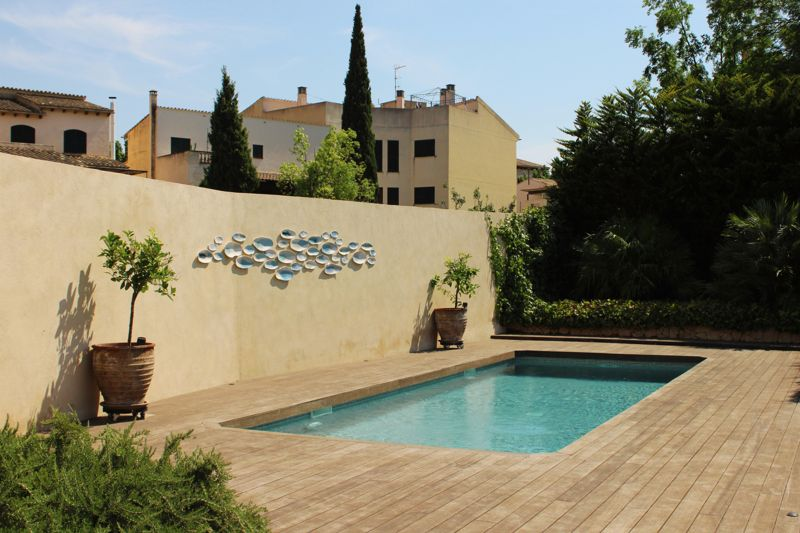
#> input picture scripts/thumbs/garden design mallorca santa eugenia sestepa landscape design (3).jpg, 800 x 533 px, given in place of sign mallorca santa eugenia sestepa landscape design (5).jpg, which was not available
$ python convert_santa_eugenia.py
#> lines starting #> are read from the running program, lines starting #| are printed output that depends on the picture; pictures that were not available may be replaced by others from this repository, and a replacement may not be noted
from pathlib import Path
from PIL import Image

ROOT = Path(__file__).resolve().parent.parent
BASE = ROOT / "public" / "portfolio" / "terrace-garden-santa-eugenia" / "images"

# Photo 1 (Cover / Hero): Staircase in perspective with blooming agapanthus
src_01 = BASE / "1. garden design mallorca santa eugenia sestepa landscape design (5).jpg"
dst_01 = BASE / "garden-design-mallorca-santa-eugenia-sestepa-01.webp"
dst_card = BASE / "garden-design-mallorca-santa-eugenia-sestepa-card.webp"

# Photo 2: House lawn with olive tree and iron sphere sculptures
src_02 = BASE / "garden design mallorca santa eugenia sestepa landscape design (2).jpg"
dst_02 = BASE / "garden-design-mallorca-santa-eugenia-sestepa-02.webp"

# Photo 3: Straight view of staircase with blooming agapanthus
src_03 = BASE / "garden design mallorca santa eugenia sestepa landscape design (4).jpg"
dst_03 = BASE / "garden-design-mallorca-santa-eugenia-sestepa-03.webp"

def convert_webp(src_path: Path, dst_path: Path, max_w=1920, quality=85):
#> called with max_w = 1920, quality = 85
    with Image.open(src_path) as im:
#> im is the input picture: PIL image 800x533 RGB; mean R, G, B 134.9, 131.4, 111
        im = im.convert("RGB")
        w, h = im.size
#> w = 800; h = 533
        if w > max_w:
            new_h = int(h * (max_w / w))
            im = im.resize((max_w, new_h), Image.Resampling.LANCZOS)
        im.save(dst_path, "WEBP", quality=quality, method=6)
        print(f"Saved {dst_path.name} ({im.size[0]}x{im.size[1]})")
#| Saved garden-design-mallorca-santa-eugenia-sestepa-01.webp (800x533)

def make_card(src_path: Path, dst_path: Path, width=700, height=525, quality=85):
#> called with width = 700, height = 525, quality = 85
    with Image.open(src_path) as im:
        im = im.convert("RGB")
        # Center crop to 4:3
        w, h = im.size
#> w = 800; h = 533
        target_ratio = width / height
        current_ratio = w / h
#> current_ratio = 1.5
        if current_ratio > target_ratio:
            new_w = int(h * target_ratio)
#> new_w = 710
            left = (w - new_w) // 2
#> left = 45
            im = im.crop((left, 0, left + new_w, h))
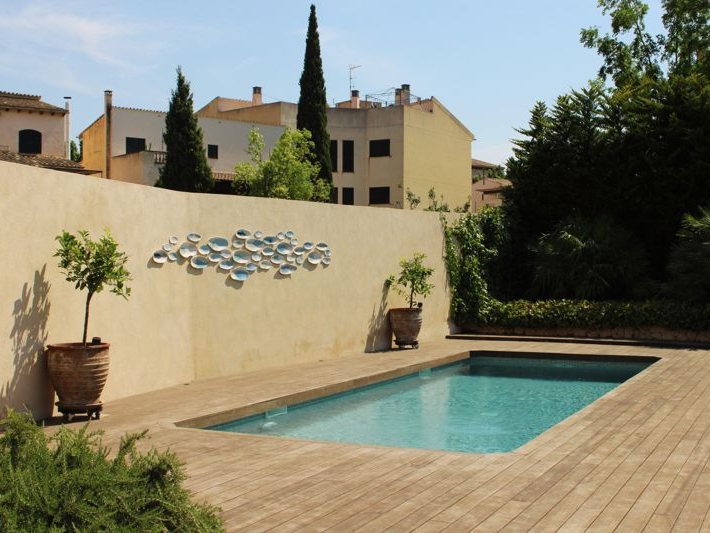
#> im: PIL image 710x533 RGB; mean R, G, B 136.6, 133.7, 113.8
        else:
            new_h = int(w / target_ratio)
            top = (h - new_h) // 2
            im = im.crop((0, top, w, top + new_h))
        im = im.resize((width, height), Image.Resampling.LANCZOS)
#> im: PIL image 700x525 RGB
        im.save(dst_path, "WEBP", quality=quality, method=6)
        print(f"Saved card {dst_path.name} ({width}x{height})")

if __name__ == "__main__":
    convert_webp(src_01, dst_01)
    make_card(src_01, dst_card)
    convert_webp(src_02, dst_02)
#> call 2 of convert_webp, with max_w = 1920, quality = 85
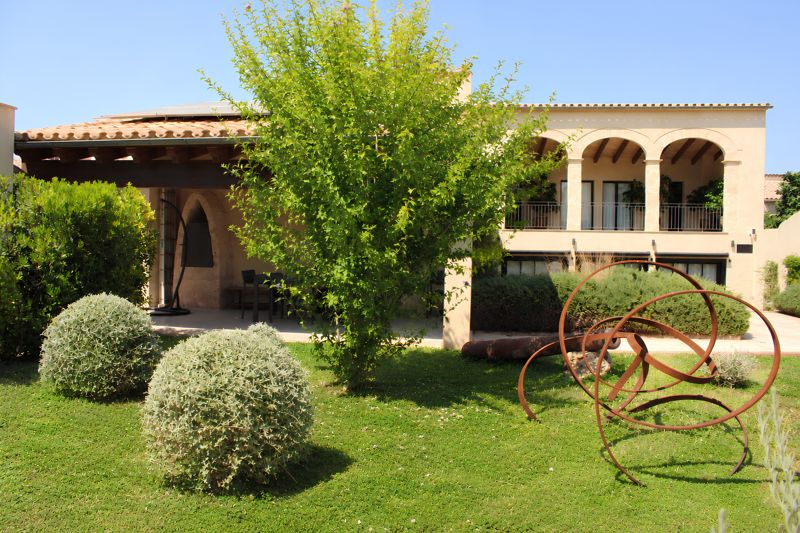
#> input picture scripts/thumbs/garden design mallorca santa eugenia sestepa landscape design (2).jpg, 800 x 533 px, found by its file name
#> in convert_webp, im is the input picture: PIL image 800x533 RGB; mean R, G, B 128.4, 135, 91.9
#| Saved garden-design-mallorca-santa-eugenia-sestepa-02.webp (800x533)
    convert_webp(src_03, dst_03)
#> call 3 of convert_webp, with max_w = 1920, quality = 85
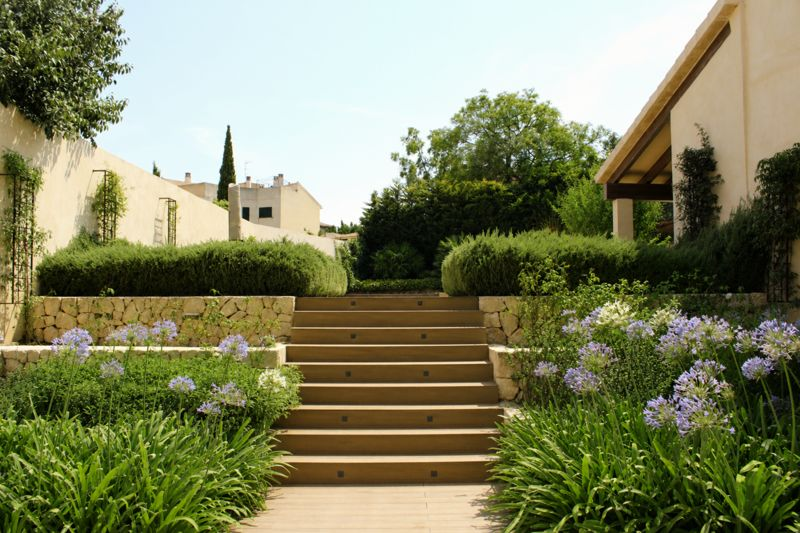
#> input picture scripts/thumbs/garden design mallorca santa eugenia sestepa landscape design (4).jpg, 800 x 533 px, found by its file name
#> in convert_webp, im is the input picture: PIL image 800x533 RGB; mean R, G, B 128.3, 130.9, 95.5
#| Saved garden-design-mallorca-santa-eugenia-sestepa-03.webp (800x533)
    print("Done Santa Eugenia optimization.")
